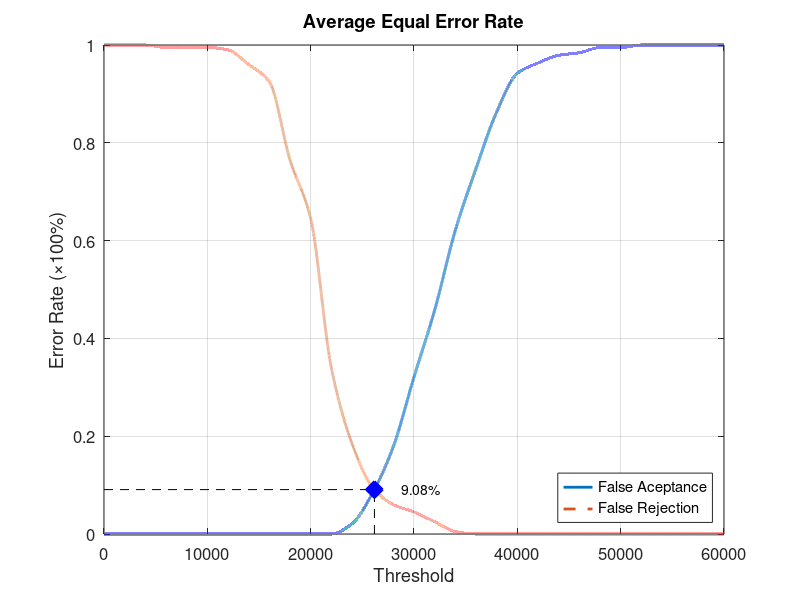
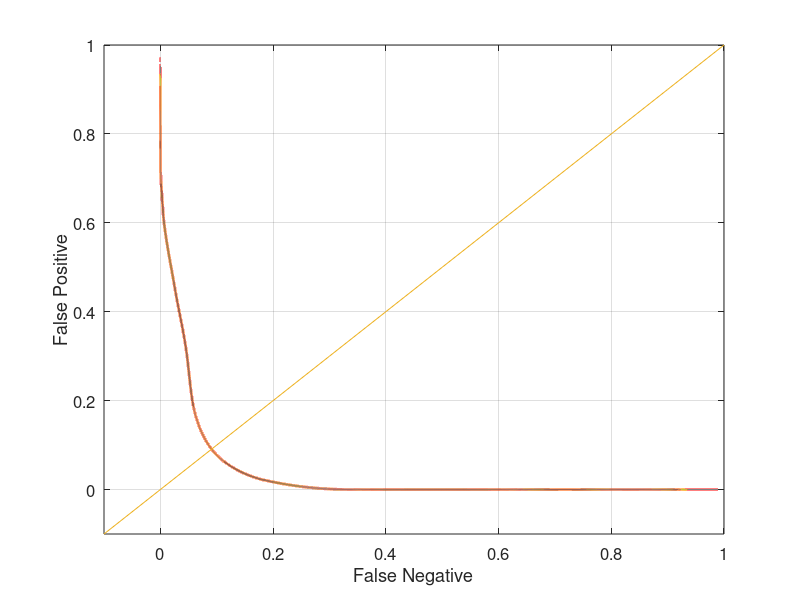

Write MATLAB code to recreate these figures, in order.
function yEER = Database1_4
close all;
clear;
clc;
x = 0:2000:60000;
xq = 0:0.5:60000;

y0 = [0 0 0 0 0 0 0 0 0 0 0 0 0.0210526 0.0842105 0.178947 0.321053 0.457895 0.621053 0.747368 0.863158 0.942105 0.963158 0.978947 0.984211 0.994737 0.994737 1 1 1 1 1];
yy0 = interp1(x, y0, xq, 'pchip');
y1 = [1 1 1 0.995 0.995 0.995 0.99 0.96 0.925 0.765 0.645 0.34 0.185 0.095 0.06 0.045 0.025 0.005 0 0 0 0 0 0 0 0 0 0 0 0 0];
yy1 = interp1(x, y1, xq, 'pchip');

% Calculating EER: 
y2 = abs(y0 - y1);
find(y2 == min(y2))
yy2 = abs(yy0 - yy1);
xEER = find(yy2 == min(yy2));
xEERIndex = xq(xEER) % X-axis EER
yEER = yy0(xEER) % Y-axis EER

main = figure
plot(xq, yy0,'-','LineWidth', 2);	hold on
plot(xq, yy1,'--','LineWidth', 2);	hold on
plot([xEERIndex xEERIndex], [0 yEER], 'k--');	hold on
plot([0 xEERIndex], [yEER yEER], 'k--');	hold on
plot(xEERIndex, yEER, 'bx', 'LineWidth', 10);	hold on
text(xEERIndex + 10 * xEERIndex / 100, yEER, [num2str(round((10000 * yEER)) / 100) '%'])
legend('False Aceptance', 'False Rejection', 'Location', 'SouthEast')
xlabel('Threshold')
ylabel('Error Rate (\times100%)')
title('Average Equal Error Rate')
set(gca, 'FontSize', 12)
axis([0 60000 0 1])
grid on

print(main, 'Database1_4Main', '-dpng');
FNRxFPR = figure('Color', [1 1 1]);
plot(yy1, yy0, '-', yy1, yy0, 'LineWidth', 2);
hold on
y = -0.1:0.1:1
plot(y, y); 
set(gca, 'FontSize', 12)
xlabel('False Negative')
ylabel('False Positive')
axis([-0.1 1 -0.1 1])
set(gca, 'FontSize', 12)
grid on

print(FNRxFPR, 'Database1_4FNRxFPR','-dpng');
end
